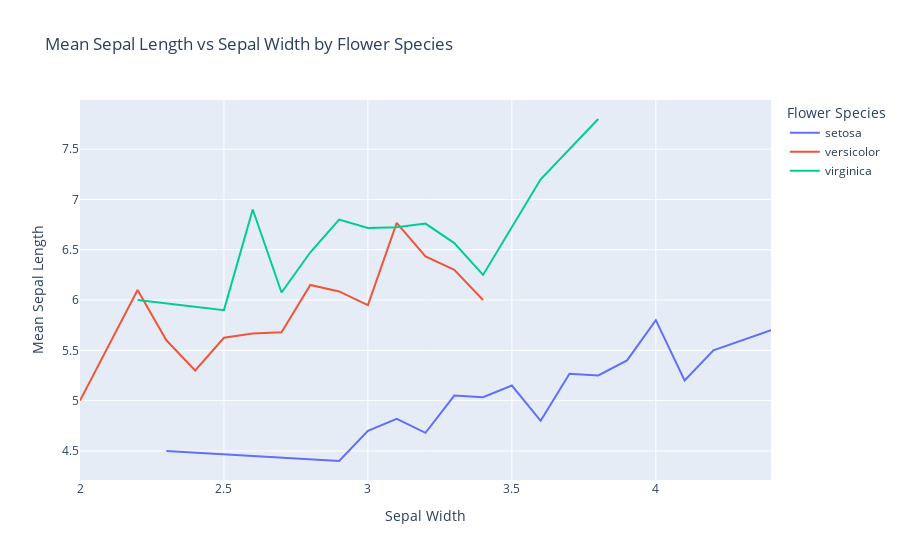

The cell this chart's notebook holds for it:
### Markdown cell above
3. Побудуйте лінійний графік, що відображає зміну середнього значення "sepal_length"
в залежності від значення "sepal_width" для кожного виду квітки (setosa, versicolor, virginica).

### Code cell
fig_line = px.line(
    iris_data.groupby(['species', 'sepal_width']).mean().reset_index(),
    x='sepal_width',
    y='sepal_length',
    color='species',
    title='Mean Sepal Length vs Sepal Width by Flower Species',
    labels={'sepal_width': 'Sepal Width', 'sepal_length': 'Mean Sepal Length', 'species': 'Flower Species'})

fig_line.show()

### Figure 1 — Plotly figure (JSON) as saved in the notebook; plotly's stock layout.template omitted (floating-point values rounded to 4 significant figures)
{"data": [{"hovertemplate": "Flower Species=setosa<br>Sepal Width=%{x}<br>Mean Sepal Length=%{y}<extra></extra>", "legendgroup": "setosa", "line": {"color": "#636efa", "dash": "solid"}, "marker": {"symbol": "circle"}, "mode": "lines", "name": "setosa", "orientation": "v", "showlegend": true, "x": [2.3, 2.9, 3.0, 3.1, 3.2, 3.3, 3.4, 3.5, 3.6, 3.7, 3.8, 3.9, 4.0, 4.1, 4.2, 4.4], "xaxis": "x", "y": [4.5, 4.4, 4.7, 4.82, 4.68, 5.05, 5.033, 5.15, 4.8, 5.267, 5.25, 5.4, 5.8, 5.2, 5.5, 5.7], "yaxis": "y", "type": "scatter"}, {"hovertemplate": "Flower Species=versicolor<br>Sepal Width=%{x}<br>Mean Sepal Length=%{y}<extra></extra>", "legendgroup": "versicolor", "line": {"color": "#EF553B", "dash": "solid"}, "marker": {"symbol": "circle"}, "mode": "lines", "name": "versicolor", "orientation": "v", "showlegend": true, "x": [2.0, 2.2, 2.3, 2.4, 2.5, 2.6, 2.7, 2.8, 2.9, 3.0, 3.1, 3.2, 3.3, 3.4], "xaxis": "x", "y": [5.0, 6.1, 5.6, 5.3, 5.625, 5.667, 5.68, 6.15, 6.086, 5.95, 6.767, 6.433, 6.3, 6.0], "yaxis": "y", "type": "scatter"}, {"hovertemplate": "Flower Species=virginica<br>Sepal Width=%{x}<br>Mean Sepal Length=%{y}<extra></extra>", "legendgroup": "virginica", "line": {"color": "#00cc96", "dash": "solid"}, "marker": {"symbol": "circle"}, "mode": "lines", "name": "virginica", "orientation": "v", "showlegend": true, "x": [2.2, 2.5, 2.6, 2.7, 2.8, 2.9, 3.0, 3.1, 3.2, 3.3, 3.4, 3.6, 3.8], "xaxis": "x", "y": [6.0, 5.9, 6.9, 6.075, 6.475, 6.8, 6.717, 6.725, 6.76, 6.567, 6.25, 7.2, 7.8], "yaxis": "y", "type": "scatter"}], "layout": {"xaxis": {"anchor": "y", "domain": [0.0, 1.0], "title": {"text": "Sepal Width"}}, "yaxis": {"anchor": "x", "domain": [0.0, 1.0], "title": {"text": "Mean Sepal Length"}}, "legend": {"title": {"text": "Flower Species"}, "tracegroupgap": 0}, "title": {"text": "Mean Sepal Length vs Sepal Width by Flower Species"}}}
